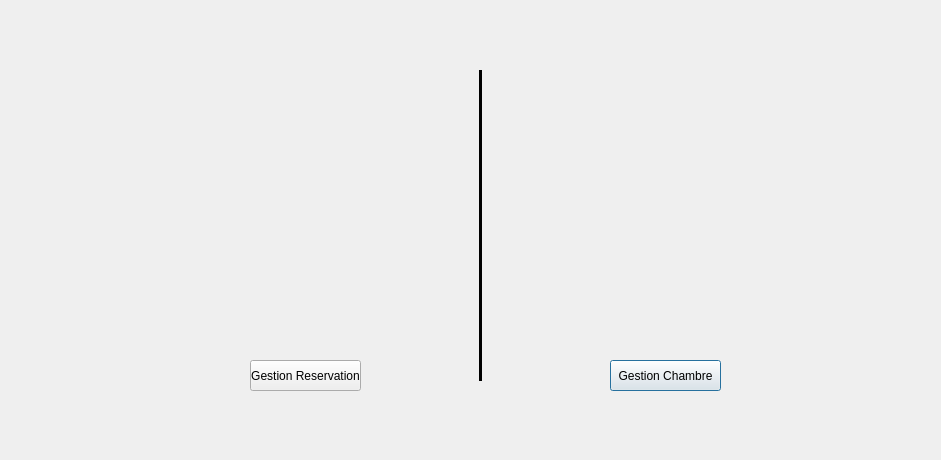
<?xml version="1.0" encoding="UTF-8"?>
<ui version="4.0">
 <class>Dialog1</class>
 <widget class="QDialog" name="Dialog1">
  <property name="geometry">
   <rect>
    <x>0</x>
    <y>0</y>
    <width>941</width>
    <height>460</height>
   </rect>
  </property>
  <property name="windowTitle">
   <string>Dialog</string>
  </property>
  <widget class="Line" name="line">
   <property name="geometry">
    <rect>
     <x>460</x>
     <y>70</y>
     <width>41</width>
     <height>311</height>
    </rect>
   </property>
   <property name="frameShadow">
    <enum>QFrame::Plain</enum>
   </property>
   <property name="lineWidth">
    <number>3</number>
   </property>
   <property name="orientation">
    <enum>Qt::Vertical</enum>
   </property>
  </widget>
  <widget class="QPushButton" name="pushButton_2">
   <property name="geometry">
    <rect>
     <x>610</x>
     <y>360</y>
     <width>111</width>
     <height>31</height>
    </rect>
   </property>
   <property name="text">
    <string>Gestion Chambre</string>
   </property>
  </widget>
  <widget class="QPushButton" name="pushButton">
   <property name="geometry">
    <rect>
     <x>250</x>
     <y>360</y>
     <width>111</width>
     <height>31</height>
    </rect>
   </property>
   <property name="text">
    <string>Gestion Reservation</string>
   </property>
  </widget>
  <widget class="QLabel" name="label">
   <property name="geometry">
    <rect>
     <x>170</x>
     <y>70</y>
     <width>261</width>
     <height>271</height>
    </rect>
   </property>
   <property name="text">
    <string/>
   </property>
   <property name="pixmap">
    <pixmap>../../rec.jpg</pixmap>
   </property>
  </widget>
  <widget class="QLabel" name="label_2">
   <property name="geometry">
    <rect>
     <x>530</x>
     <y>80</y>
     <width>251</width>
     <height>251</height>
    </rect>
   </property>
   <property name="text">
    <string/>
   </property>
   <property name="pixmap">
    <pixmap>../../rec1.png</pixmap>
   </property>
  </widget>
 </widget>
 <resources/>
 <connections/>
</ui>
